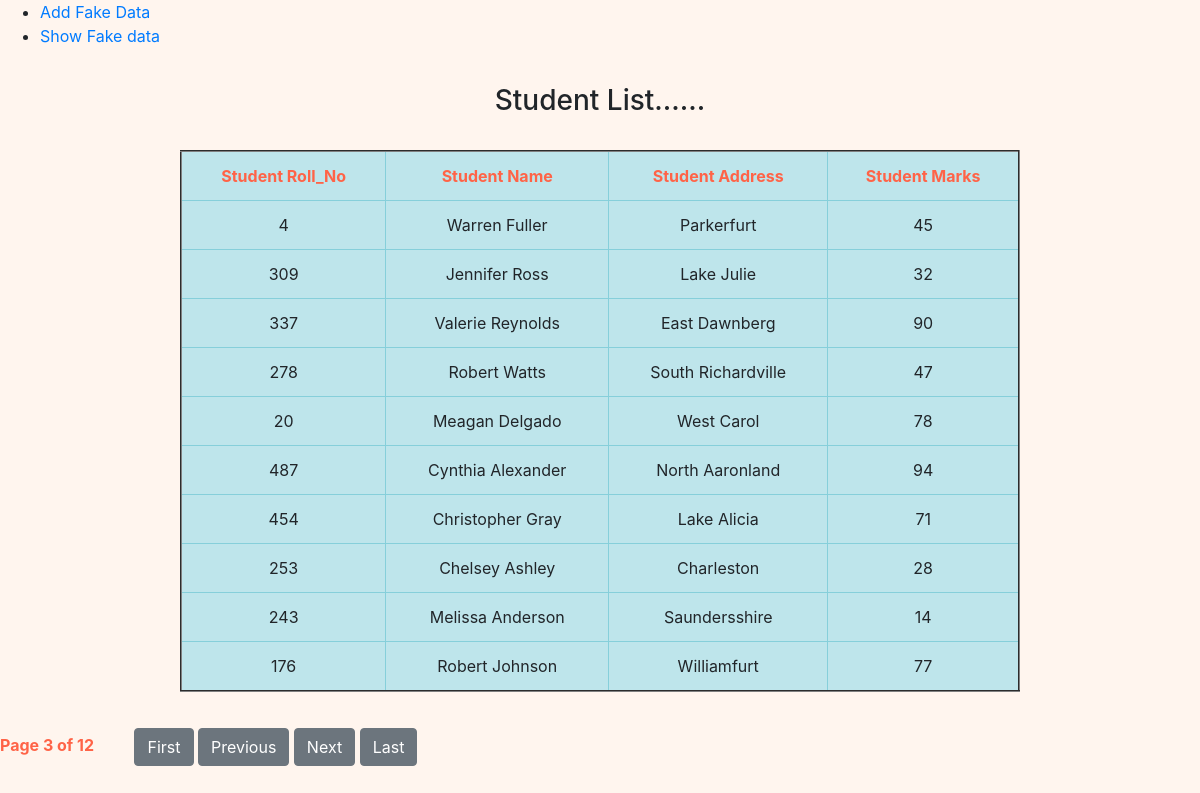
Page /pagination/?page=3 on the committed database.
### firstapp/models.py (models this page shows)
class Student(models.Model):
    rollno=models.IntegerField()
    name=models.CharField(max_length=100)
    address=models.CharField(max_length=100)
    marks=models.IntegerField()

### firstapp/views.py (the view)
# urls.py: path('pagination/',Paginationshowview,name='pagination')
def Paginationshowview(request):
    stu=Student.objects.all()
    paginator=Paginator(stu,10)
    page_no=request.GET.get('page',1)
    obj=paginator.get_page(page_no)
    template_name='firstapp/pagination.html'
    context={'obj':obj}
    return render(request,template_name,context)

### templates/firstapp/pagination.html (shortened to what this page needs)
{% extends 'firstapp/base.html' %}
{% block content %}
<div style="width: 70%; margin: 3% 15%;">
    <h3 style="text-align: center;">Student List......</h3><br>
    <table border="2px" class="table table-info">
        <tr style="text-align: center;color:tomato;">
            <th>Student Roll_No</th>
            <th>Student Name</th>
            <th>Student Address</th>
            <th>Student Marks</th>
        </tr>
        {% for i in obj %}
            <tr style="text-align: center;">
                <td>{{i.rollno}}</td>
                <td>{{i.name}}</td>
                <td>{{i.address}}</td>
                <td>{{i.marks}}</td>
            </tr>
        {% endfor %}
    </table>
</div>
<div class="pagination">
    <div class="step-links">
        <span class="current" style="color:tomato;">
            <b>Page {{obj.number}} of {{obj.paginator.num_pages}}</b>
        </span>&nbsp;&nbsp;&nbsp;&nbsp;&nbsp;&nbsp;&nbsp;
            <span>
            {% if obj.has_previous %}
                <a href="{% url 'pagination' %}?page=1"><button class="btn btn-secondary">First</button></a>
                <a href="{% url 'pagination' %}?page={{obj.previous_page_number}}"><button class="btn btn-secondary">Previous</button></a>
            {% endif %}
            {% if obj.has_next %}
            <a href="{% url 'pagination' %}?page={{obj.next_page_number}}"><button class="btn btn-secondary">Next</button></a>
            <a href="{% url 'pagination' %}?page={{obj.paginator.num_pages}}"><button class="btn btn-secondary">Last</button></a>
            {% endif %}
            </span>
    </div>
</div><br><br><br>
{% endblock %}

### rows in the picture
Student: rollno "4", name "Warren Fuller", address "Parkerfurt", marks "45"
Student: rollno "309", name "Jennifer Ross", address "Lake Julie", marks "32"
Student: rollno "337", name "Valerie Reynolds", address "East Dawnberg", marks "90"
Student: rollno "278", name "Robert Watts", address "South Richardville", marks "47"
Student: rollno "20", name "Meagan Delgado", address "West Carol", marks "78"
Student: rollno "487", name "Cynthia Alexander", address "North Aaronland", marks "94"
Student: rollno "454", name "Christopher Gray", address "Lake Alicia", marks "71"
Student: rollno "253", name "Chelsey Ashley", address "Charleston", marks "28"
Student: rollno "243", name "Melissa Anderson", address "Saundersshire", marks "14"
Student: rollno "176", name "Robert Johnson", address "Williamfurt", marks "77"

### other values in the picture
{{ obj.number }} "3"
{{ obj.paginator.num_pages }} "12"
